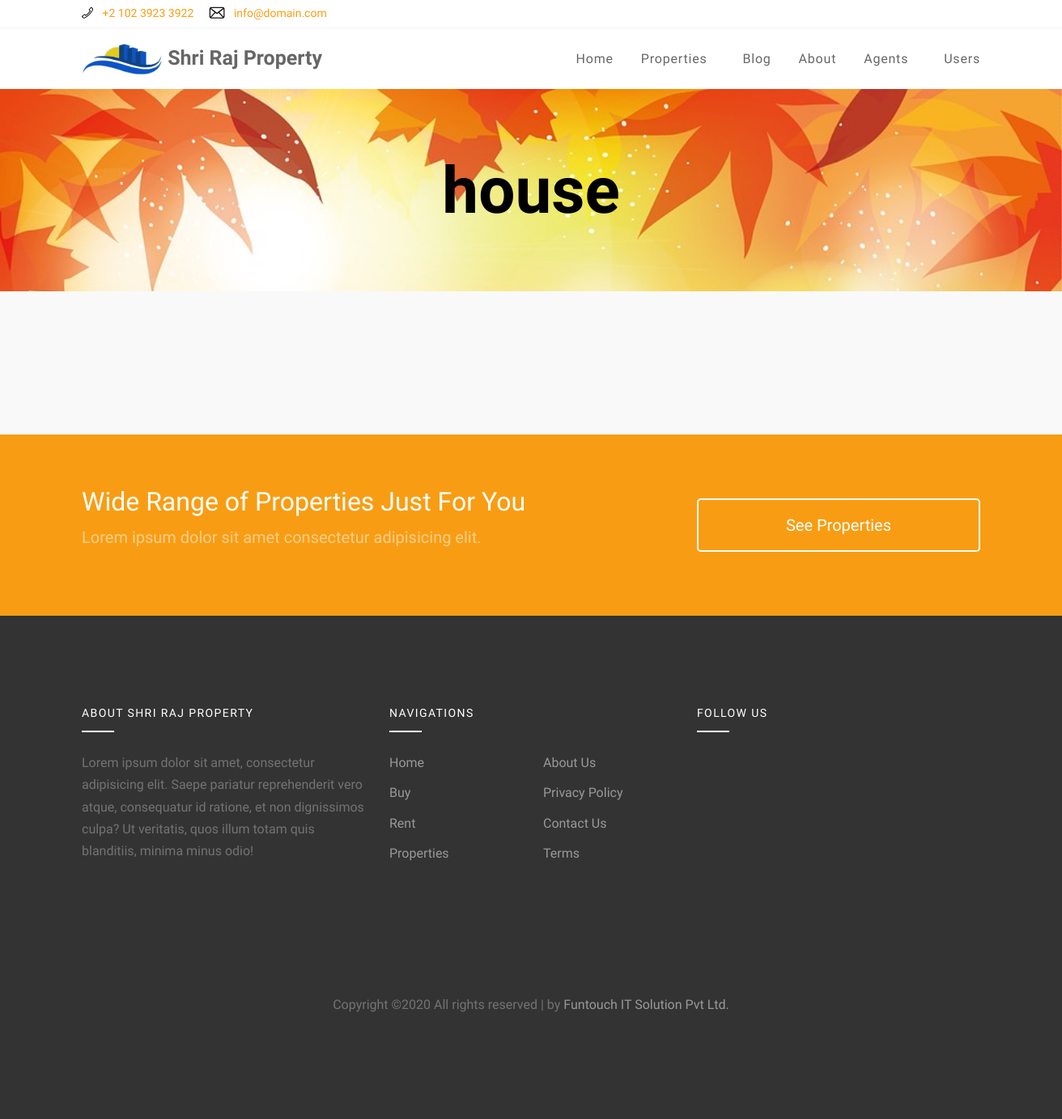
/openpropertycategory/?cname=house, run on an earlier commit of the app's database.
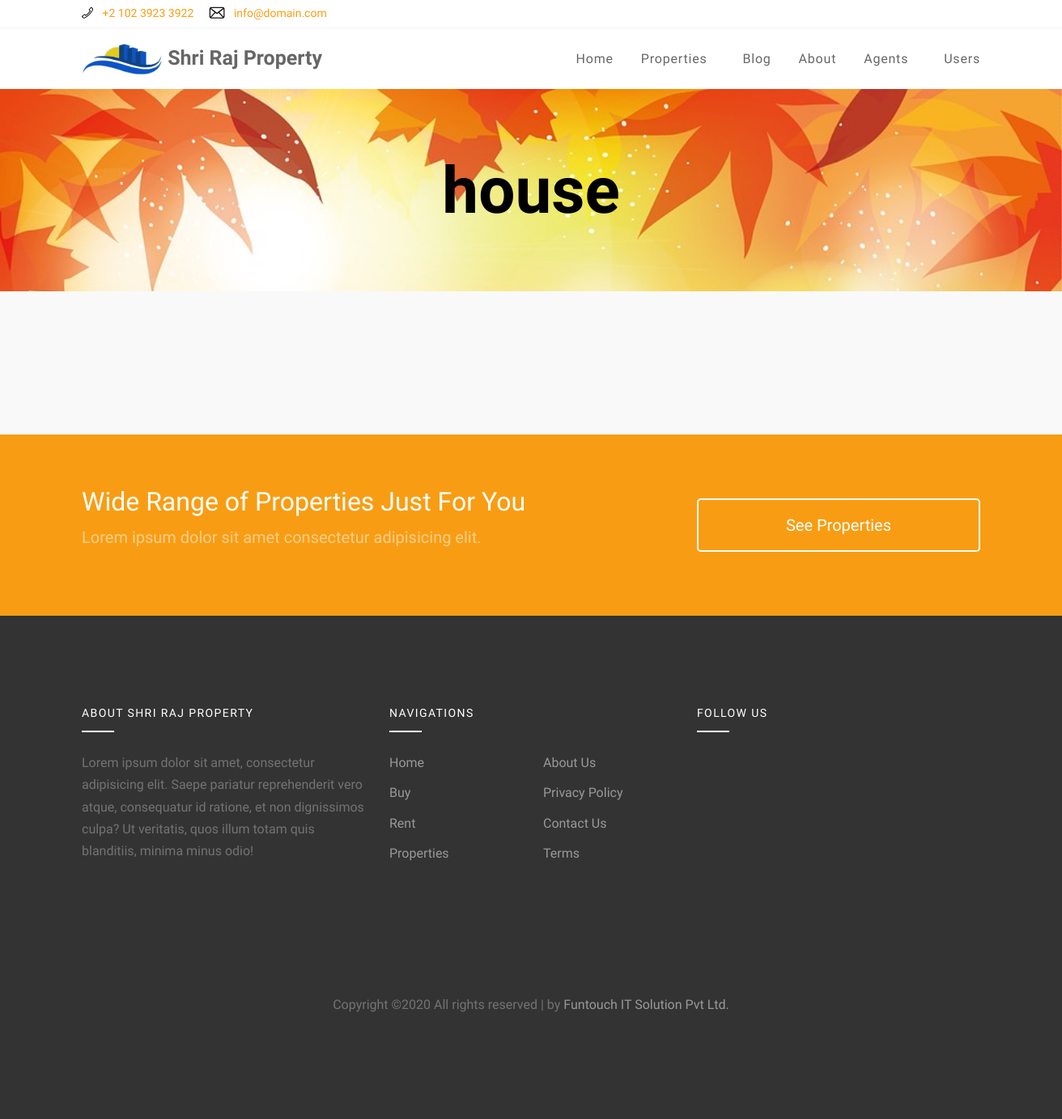
And on a later commit of the database.
### realstateapp/models.py (models this page shows)
class PropertyCategoryData(models.Model):
	Category_ID=models.CharField(max_length=100)
	Category_Name=models.CharField(max_length=50)
	Category_Image=models.ImageField(upload_to="categoryimages/")
	class Meta:
		db_table="PropertyCategoryData"

### realstateapp/views.py (the view)
# urls.py: path('openpropertycategory/',openpropertycategory),
@csrf_exempt
def openpropertycategory(request):
		category=request.GET.get('cname')
		request.session['cname'] = category
		page = request.GET.get('page')
		cdata=[]
		paginator = Paginator(GetPropertyThumbData(category), 15)
		try:
			cdata = paginator.page(page)
		except PageNotAnInteger:
			cdata = paginator.page(1)
		except EmptyPage:
			cdata = paginator.page(paginator.num_pages)
		dic={'cdata':cdata,
			'category':category}
		dic.update({'catedata':GetPropertyCategoryData()})
		return render(request,"propertycategories.html",dic)

### realstateapp/realutil.py (called while the page is built, shortened)
def GetPropertyCategoryData():
	obj=PropertyCategoryData.objects.all()
	dic={}
	lt=[]
	for x in obj:
		dic={'cid':x.Category_ID,
			'cname':x.Category_Name,
			'cimage':x.Category_Image.url}
		lt.append(dic)
	return lt

def GetPropertyThumbData(category):
	obj=PropertyData.objects.filter(Property_Category=category)
	dic={}
	lt=[]
	return lt

### realstateapp/templates/propertycategories.html (shortened to what this page needs)
{% load static %}
<!DOCTYPE html>
<html lang="en">
  <head>
    <link rel="stylesheet" href="https://cdnjs.cloudflare.com/ajax/libs/font-awesome/4.7.0/css/font-awesome.min.css">
    <link rel="stylesheet" href="{% static 'w3.css' %}">
    <link rel="stylesheet" href="{% static 'css/bootstrap.min.css' %}">
    <link rel="stylesheet" href="{% static 'css/bootstrap.min.css' %}">
    <link rel="stylesheet" href="{% static 'css/magnific-popup.css' %}">
    <link rel="stylesheet" href="{% static 'css/jquery-ui.css' %}">
    <link rel="stylesheet" href="{% static 'css/owl.carousel.min.css' %}">
    <link rel="stylesheet" href="{% static 'css/owl.theme.default.min.css' %}">
    <link rel="stylesheet" href="{% static 'css/bootstrap-datepicker.css' %}">
    <link rel="stylesheet" href="{% static 'css/mediaelementplayer.css' %}">
    <link rel="stylesheet" href="{% static 'css/animate.css' %}">
    <link rel="stylesheet" href="{% static 'fonts/flaticon/font/flaticon.css' %}">
    <link rel="stylesheet" href="{% static 'css/fl-bigmug-line.css' %}">
    <link rel="stylesheet" href="{% static 'css/aos.css' %}">
    <link rel="stylesheet" href="{% static 'css/style.css' %}">
  </head>
  <body>
  <div class="site-wrap">
    <div class="border-bottom bg-white top-bar">
      <div class="container">
        <div class="row align-items-center">
          <div class="col-6 col-md-6">
            <p class="mb-0">
              <a href="#" class="mr-3"><span class="text-black fl-bigmug-line-phone351"></span> <span class="d-none d-md-inline-block ml-2">+2 102 3923 3922</span></a>
              <a href="#"><span class="text-black fl-bigmug-line-email64"></span> <span class="d-none d-md-inline-block ml-2">info@domain.com</span></a>
            </p>
          </div>
          <div class="col-6 col-md-6 text-right">
          </div>
        </div>
      </div>
    </div>
    <div class="site-navbar">
        <div class="container py-1">
          <div class="row align-items-center">
            <div class="col-8 col-md-8 col-lg-4">
              <h1><a href="\index\" class="h5 text-blue" style="font-size:25px;"><img src="{% static 'images/logo.png' %}" style="width:100px;"><strong> Shri Raj Property</strong></a></h1>
            </div>
            <div class="col-4 col-md-4 col-lg-8">
              <nav class="site-navigation text-right text-md-right" role="navigation">
                <ul class="site-menu js-clone-nav d-none d-lg-block">
                  <li>
                    <a href="\index\">Home</a>
                  </li>
                  <li class="has-children">
                    <a href="\properties\">Properties</a>
                  </li>
                  <li><a href="\blog\">Blog</a></li>
                  <li><a href="\about\">About</a></li>
                  {% if b == h %}
                  <li class="has-children">
                    <a href="#">Agents</a>
                  </li>
                  <li class="has-children">
                    <a href="#">Users</a>
                  {% endif %}
              </nav>
            </div>
          </div>
        </div>
      </div>
    </div>
    <div class="pt-5" style="background-size:100%;height:250px;background-image:url({% static 'images/orange back.jpg' %});">
      <center>
      <h1 style="color:black;font-weight:bold;margin-top:30px;font-size:80px;">{{ category|safe }}</h1>
      </center>
    </div>
    <div class="site-section site-section-sm bg-light">
      <div class="container">
  <div class="row">
    <div class="col-md-12 text-center">
   </div>
  </div>
      </div>
    </div>
    <div class="site-section site-section-sm bg-primary">
      <div class="container">
        <div class="row align-items-center">
          <div class="col-md-8">
            <h2 class="text-white">Wide Range of Properties Just For You</h2>
            <p class="lead text-white-5">Lorem ipsum dolor sit amet consectetur adipisicing elit.</p>
          </div>
          <div class="col-md-4 text-center">
            <a href="#" class="btn btn-outline-primary btn-block py-3 btn-lg">See Properties</a>
          </div>
        </div>
      </div>
    </div>
    <footer class="site-footer">
      <div class="container">
        <div class="row">
          <div class="col-lg-4">
            <div class="mb-5">
              <h3 class="footer-heading mb-4">About  Shri Raj Property</h3>
              <p>Lorem ipsum dolor sit amet, consectetur adipisicing elit. Saepe pariatur reprehenderit vero atque, consequatur id ratione, et non dignissimos culpa? Ut veritatis, quos illum totam quis blanditiis, minima minus odio!</p>
            </div>
          </div>
          <div class="col-lg-4 mb-5 mb-lg-0">
            <div class="row mb-5">
              <div class="col-md-12">
                <h3 class="footer-heading mb-4">Navigations</h3>
              </div>
              <div class="col-md-6 col-lg-6">
                <ul class="list-unstyled">
                  <li><a href="\index\">Home</a></li>
                  <li><a href="#">Buy</a></li>
                  <li><a href="#">Rent</a></li>
                  <li><a href="\properties\">Properties</a></li>
                </ul>
              </div>
              <div class="col-md-6 col-lg-6">
                <ul class="list-unstyled">
                  <li><a href="\about\">About Us</a></li>
                  <li><a href="#">Privacy Policy</a></li>
                  <li><a href="\contact\">Contact Us</a></li>
                  <li><a href="#">Terms</a></li>
                </ul>
              </div>
            </div>
          </div>
          <div class="col-lg-4 mb-5 mb-lg-0">
            <h3 class="footer-heading mb-4">Follow Us</h3>
                <div>
                  <a href="#" class="pl-0 pr-3"></a>
                  <a href="#" class="pl-3 pr-3"></a>
                  <a href="#" class="pl-3 pr-3"></a>
                  <a href="#" class="pl-3 pr-3"></a>
                </div>
          </div>
        </div>
        <div class="row pt-5 mt-5 text-center">
          <div class="col-md-12">
            <p>
            Copyright &copy;</script><script>document.write(new Date().getFullYear());</script> All rights reserved | by <a href="https://colorlib.com" target="_blank" >Funtouch IT Solution Pvt Ltd.</a>
            </p>
          </div>
        </div>
      </div>
    </footer>
  </body>
</html>

### realstateapp/static/w3.css (style rules this page uses)
img { vertical-align:middle }
a { color:inherit }

### realstateapp/static/css/fl-bigmug-line.css (style rules this page uses)
.fl-bigmug-line-ico, [class^="fl-bigmug-line-"]:before, [class*=" fl-bigmug-line-"]:before, [class^="fl-bigmug-line-"]:after, [class*=" fl-bigmug-line-"]:after { font-family: 'fl-bigmug-line'; font-size: inherit; font-weight: 400; font-style: normal; -webkit-font-smoothing: antialiased; -moz-osx-font-smoothing: grayscale; }
.fl-bigmug-line-email64:before { content: "\e03c"; }
.fl-bigmug-line-phone351:before { content: "\e085"; }

### realstateapp/static/css/style.css (style rules this page uses)
body { line-height: 1.7; color: rgba(0, 0, 0, 0.6); font-weight: 400; font-size: 1rem; font-family: "Roboto Mono", SFMono-Regular, Menlo, Monaco, Consolas, "Liberation Mono", "Courier New", monospace; font-family: "Nunito Sans", -apple-system, BlinkMacSystemFont, "Segoe UI", Roboto, "Helvetica Neue", Arial, sans-serif, "Apple Color Emoji", "Segoe UI Emoji", "Segoe UI Symbol", "Noto Color Emoji"; }
a { -webkit-transition: .3s all ease; -o-transition: .3s all ease; transition: .3s all ease; }
.text-black { color: #000 !important; }
.text-white-5 { color: rgba(255, 255, 255, 0.5); }
.bg-light { background: #f9f9f9 !important; }
.site-wrap { position: relative; }
.site-wrap:before { -webkit-transition: .3s all ease-in-out; -o-transition: .3s all ease-in-out; transition: .3s all ease-in-out; background: rgba(0, 0, 0, 0.6); content: ""; position: absolute; z-index: 2000; top: 0; left: 0; right: 0; bottom: 0; opacity: 0; visibility: hidden; }
.btn { position: relative; top: 0; }
.btn.btn-outline-primary { border-color: #fff; color: #fff; border-width: 2px; }
.site-section { padding: 3em 0; }
@media (min-width: 768px) { .site-section { padding: 7em 0; } }
.site-section.site-section-sm { padding: 4em 0; }
.site-footer { padding: 4em 0; background: #333333; }
@media (min-width: 768px) { .site-footer { padding: 7em 0; } }
.site-footer p { color: #737373; }
.site-footer h2, .site-footer h3, .site-footer h4, .site-footer h5 { color: #fff; }
.site-footer a { color: #999999; }
.site-footer ul li { margin-bottom: 10px; }
.site-footer .footer-heading { font-size: 14px; text-transform: uppercase; letter-spacing: .1em; color: #fff; position: relative; padding-bottom: 15px; }
.site-footer .footer-heading:before { content: ""; background: #fff; width: 40px; height: 2px; position: absolute; bottom: 0; }
.top-bar { font-size: 14px; }
.site-navbar { margin-bottom: 0px; width: 100%; border-bottom: none; background: #fff; position: relative; z-index: 99; }
.site-navbar .site-navigation .site-menu { margin-bottom: 0; margin-left: 0; padding-left: 0; }
.site-navbar .site-navigation .site-menu a { text-decoration: none !important; display: inline-block; }
.site-navbar .site-navigation .site-menu > li { display: inline-block; padding: 10px 5px; }
.site-navbar .site-navigation .site-menu > li > a { padding: 10px 10px; letter-spacing: .05em; color: rgba(0, 0, 0, 0.6); text-decoration: none !important; }
.site-navbar .site-navigation .site-menu > li:last-child { padding-right: 0; }
.site-navbar .site-navigation .site-menu > li:last-child > a { padding-right: 0; }
.site-navbar .site-navigation .site-menu .has-children { position: relative; }
.site-navbar .site-navigation .site-menu .has-children > a { position: relative; padding-right: 20px; }
.site-navbar .site-navigation .site-menu .has-children > a:before { position: absolute; content: "\e313"; font-size: 16px; top: 50%; right: 0; -webkit-transform: translateY(-50%); -ms-transform: translateY(-50%); transform: translateY(-50%); font-family: 'icomoon'; }
.site-mobile-menu .site-nav-wrap { padding: 0; margin: 0; list-style: none; position: relative; }
.site-mobile-menu .site-nav-wrap a { padding: 10px 20px; display: block; position: relative; color: #212529; }
.site-mobile-menu .site-nav-wrap li { position: relative; display: block; }
.site-mobile-menu .site-nav-wrap > li { display: block; position: relative; float: left; width: 100%; }
.site-mobile-menu .site-nav-wrap > li > a { padding-left: 20px; font-size: 20px; }
.top-bar { padding: 5px 0; border-color: #f2f2f2 !important; }

What changed in the data, as far as the page shows it:
added PropertyCategoryData: Category_Name "house"
Also different on the page:
{{ category|safe }}: "house" → (not shown)
